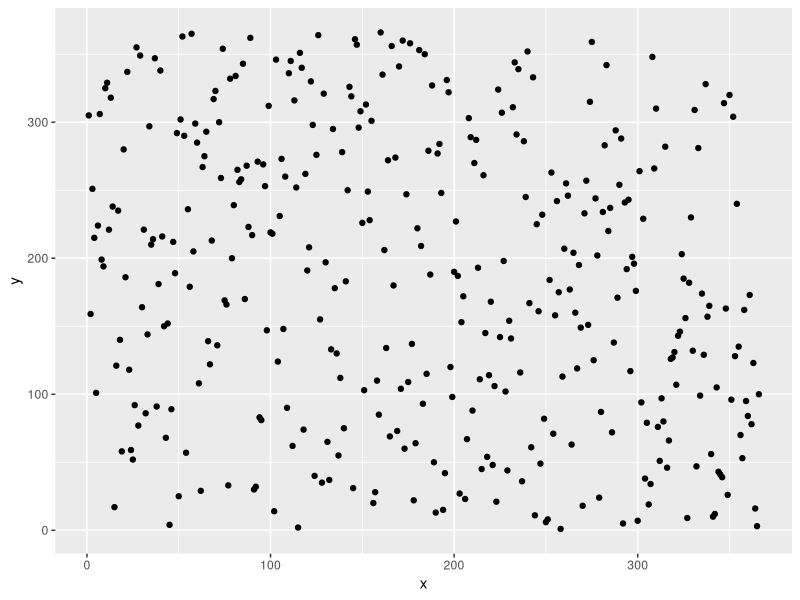
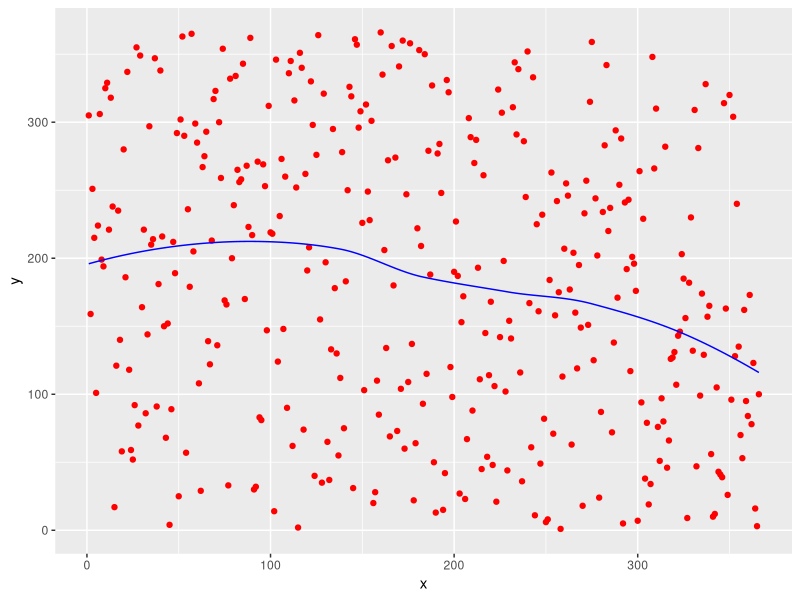
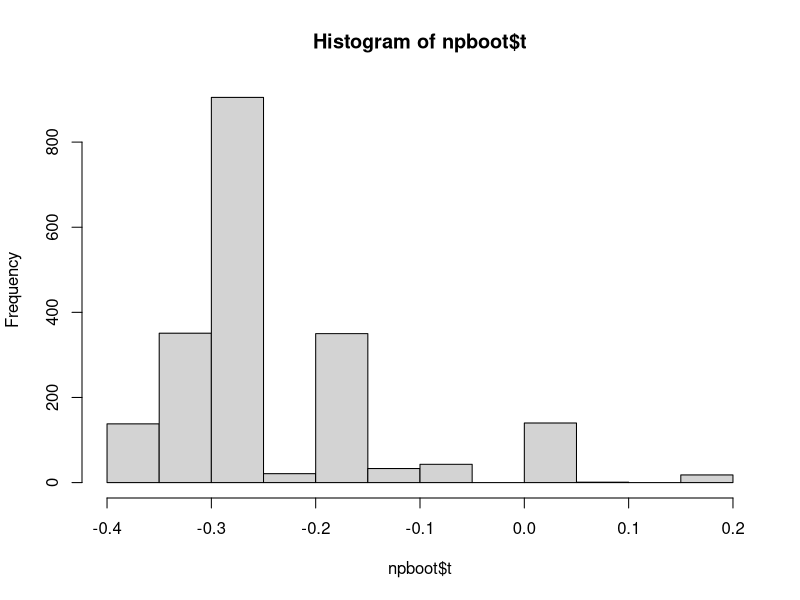
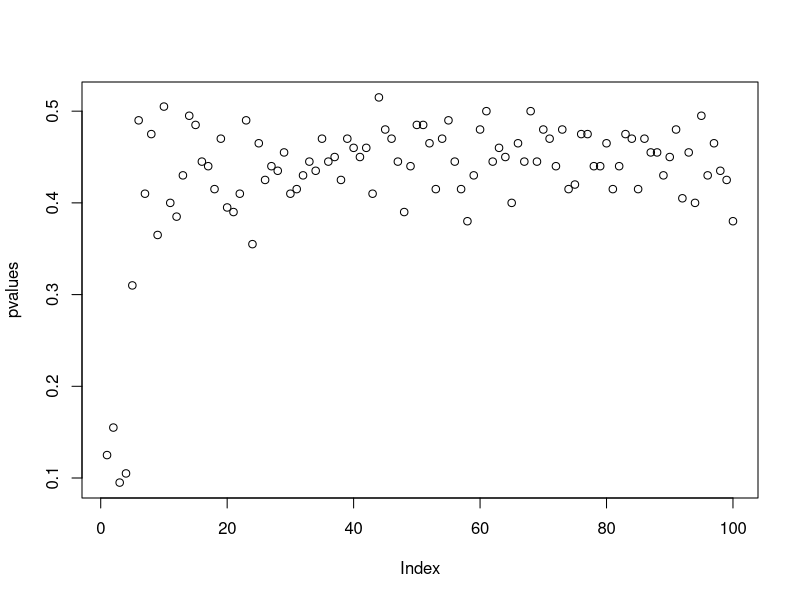
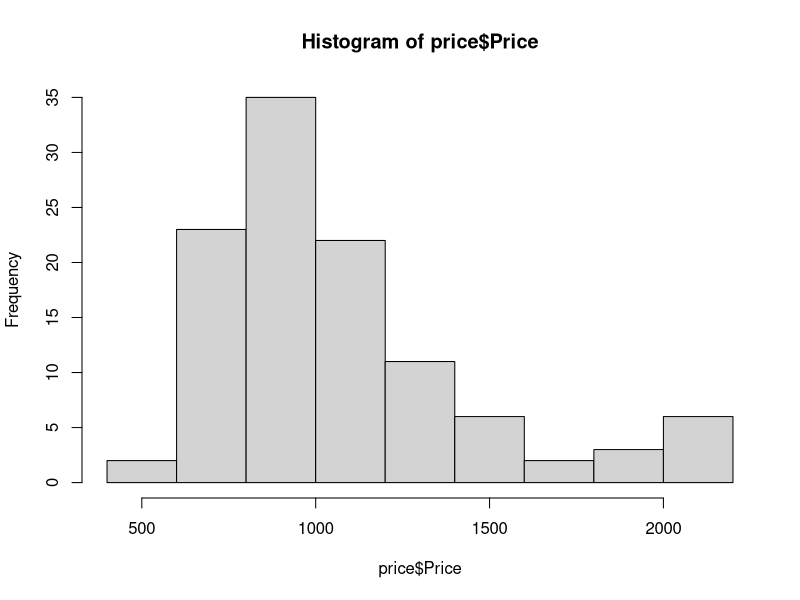

Here is the R script that generated these plots, in order:
## ---- chunk 1
knitr::opts_chunk$set(echo = TRUE)
## ---- chunk 2
library(ggplot2)
library(boot)
## ---- chunk 3
lottery <- read.csv("../data/lottery.csv", sep=";")
## ---- chunk 4
data <- data.frame(x=lottery$Day_of_year, y=lottery$Draft_No)

ggplot() +
    geom_point(data=data,
               aes(x=x, y=y))
## ---- chunk 5
loessfit <- loess(y ~ x, data=data)
data$pred <- predict(loessfit, data$x)

ggplot(data=data) +
    geom_point(aes(x=x, y=y), color="red") +
    geom_line(aes(x=x, y=pred), color="blue")
## ---- chunk 6
teststat <- function(model) {
    function(data) {
        xa <- data$x[which.min(data$y)]
        xb <- data$x[which.max(data$y)]

        ya <- predict(model, xa)
        yb <- predict(model, xb)

        (yb - ya) / (xb - xa)
    }
}

teststat_boot <- function(data, idx, stat) {
    data <- data[idx,]
    stat(data)
}
## ---- chunk 7
B <- 2000

set.seed(123456)
npboot <- boot(data=data, statistic=teststat_boot, R=B, stat=teststat(loessfit))
## ---- chunk 8
## Two-sided p-value?
sum(npboot$t >= 0) / B
## ---- chunk 9
hist(npboot$t)
## ---- chunk 10
teststat_permutation<- function(data, B, stat) {
    n <- nrow(data)

    statistics <- rep(0, B)
    for (b in 1:B) {
        newdata <- data.frame(x=data$x, y=sample(data$y, n))
        statistics[b] <- stat(newdata)
    }

    sum(statistics >= 0) / B
}

set.seed(123456)
teststat_permutation(data, B, teststat(loessfit))
## ---- chunk 11
genranddata <- function(x, alpha) {
    data.frame(x=x, y=pmax(0, pmin(alpha * x + rnorm(length(x), mean=183, sd=10), 366)))
}

alphas <- seq(0.1, 10, by=0.1)
pvalues <- rep(0, length(alphas))

set.seed(123456)

for (i in 1:length(alphas)) {
    newdata <- genranddata(data$x, alphas[i])
    pvalues[i] <- teststat_permutation(newdata, 200, teststat(loessfit))
}

plot(pvalues)
## ---- chunk 12
print(sum(pvalues <= 0.05))
## ---- chunk 13
price <- read.csv("../data/prices1.csv", sep=";")
mean(price$Price)
## ---- chunk 14
hist(price$Price)
